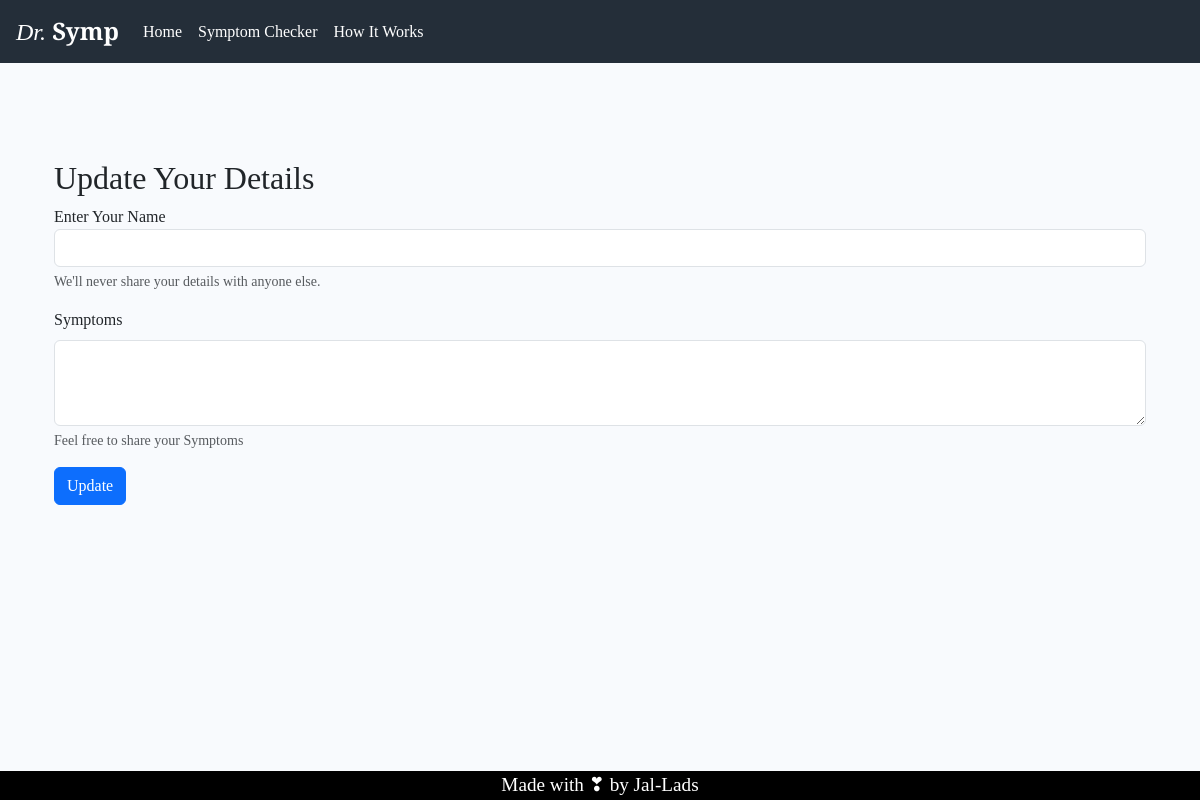
The app's page /update/10, older data.
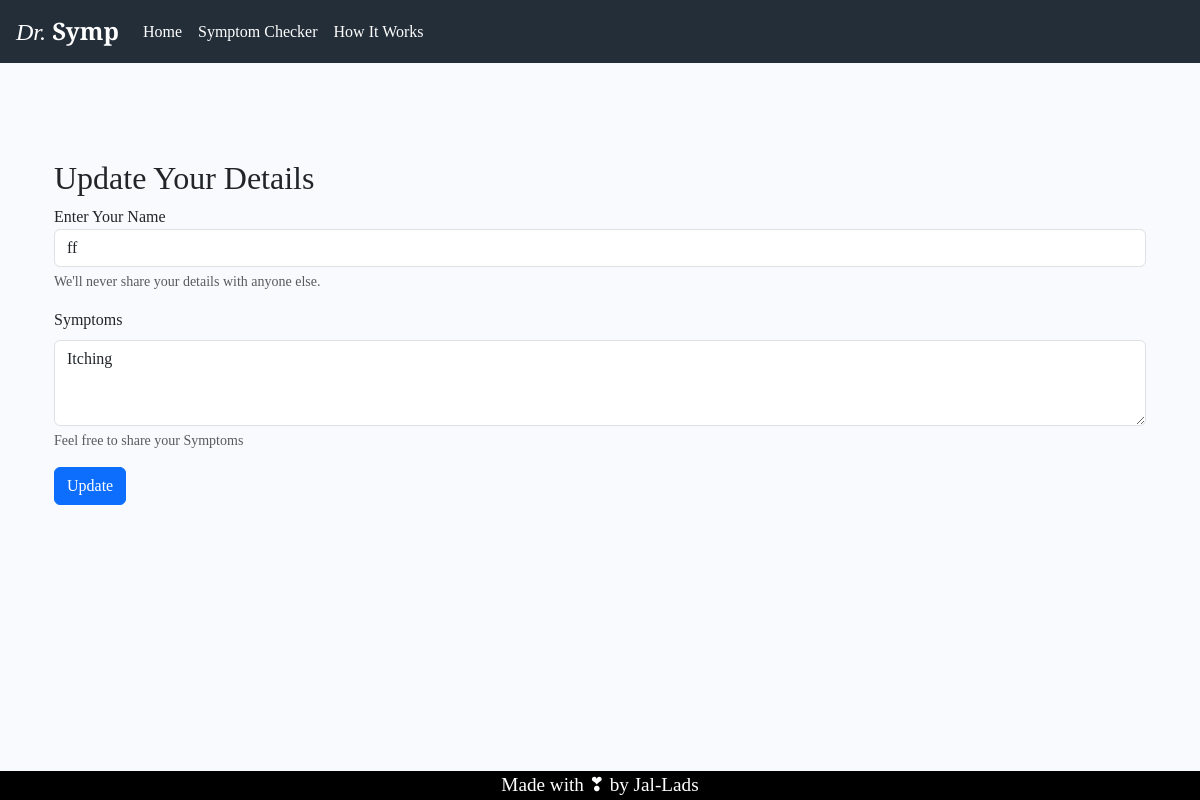
The same page, newer data.
### app/models.py (models this page shows, shortened)
class patients(db.Model):
    sno=db.Column(db.Integer, primary_key=True)
    name=db.Column(db.String(99), nullable=False)
    age=db.Column(db.Integer, nullable=False)
    mobile=db.Column(db.Integer, nullable=False)
    sex=db.Column(db.String(25), nullable=False)
    desc=db.Column(db.String(500), nullable=True)
    date=db.Column(db.DateTime, default=datetime.utcnow)
    access_token = db.Column(db.String(100), unique=True, nullable=False)

### app/routes/main.py (the view, shortened to what this page needs)
@main.route("/update/<int:sno>", methods=['GET', 'POST'])#get the sno
def update(sno):
    updateInsta=patients.query.filter_by(sno=sno).first()# fetch old instance to fill the form
    return render_template("/update.html", updateUsingJinga2=updateInsta)# send the entries in this var 4 terminal

### app/templates/update.html (shortened to what this page needs)
{% extends 'base.html' %}
{% block body %}
<div class="container">
      <form class="container mt-5 pt-5" action="/update/{{updateUsingJinga2.sno}}" method="POST">
        <h2>
          Update Your Details
        </h2>
        <div class="mb-3">
          <label for="name">Enter Your Name</label>
          <input type="text" name="name" class="form-control" id="name" value="{{updateUsingJinga2.name}}" required>
          <div class="form-text">We'll never share your details with anyone else.</div>
        </div>
        <div class="mb-3">
          <label for="Symptoms" class="form-label">Symptoms</label>
        <textarea class="form-control" name="Symptoms" id="Symptoms" rows="3">{{updateUsingJinga2.desc}}
        </textarea>
          <div class="form-text">Feel free to share your Symptoms</div>
      </div>
        <button type="submit" class="btn btn-primary">Update</button>
      </form>
    </div>
{% endblock body %}

### app/templates/base.html (shortened to what this page needs)
<!doctype html>
<html lang="en">
  <head>
    <link href="https://cdn.jsdelivr.net/npm/bootstrap@5.3.8/dist/css/bootstrap.min.css" rel="stylesheet">
    <link href="/static/css/style.css" rel="stylesheet">
    <link href="/static/css/section.css" rel="stylesheet">
  </head>
  <body >
  <nav class="navbar navbar-expand-lg navbar-dark sticky-top ps-3" style="background-color: #242e39;">
  <a class="navbar-brand" href="/" style="color: #fff; font-size:x-large;">
    <i>Dr.</i><b> Symp</b>
  </a>
  <div class="collapse navbar-collapse" id="navbarNav">
    <ul class="navbar-nav">
      <li class="nav-item">
        <a class="nav-link" href="/">Home</a>
      </li>
      <li class="nav-item">
        <a class="nav-link" href="#form">Symptom Checker</a>
      </li>
      <li class="nav-item">
        <a class="nav-link" href="#htw">How It Works</a>
      </li>
    </ul>
  </div>
</nav>
    {% block body %}
    {% endblock body %}
    <div class="footer container-fluid">Made with &#10083; by Jal-Lads</div>
<script src="https://cdn.jsdelivr.net/npm/bootstrap@5.3.8/dist/js/bootstrap.bundle.min.js"></script>  </body>
</html>

### app/static/css/style.css (style rules this page uses)
body { font-family: 'Playfair Display', serif; background-color: #f8fafd; }
input { width: 300px; padding: 10px; font-size: 16px; }
.nav-link { color: #fff; }
.footer { background-color: #000000; color: #fff; text-align: center; align-items: center; font-size: larger; bottom: 0; position: fixed; }

Row changes from the older to the newer data that the page shows:
added patients: name "ff", Symptoms "Itching"
